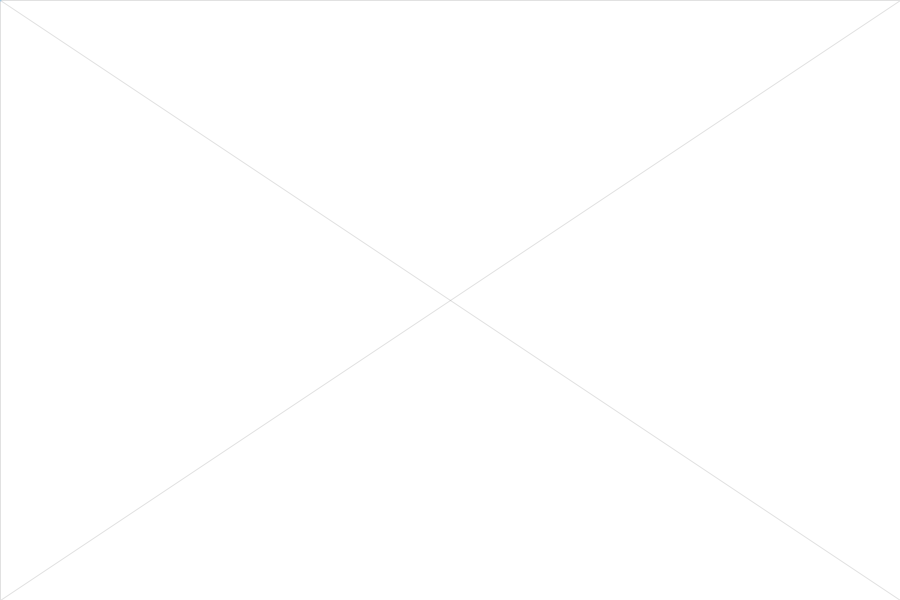
Frame 1 (no input)
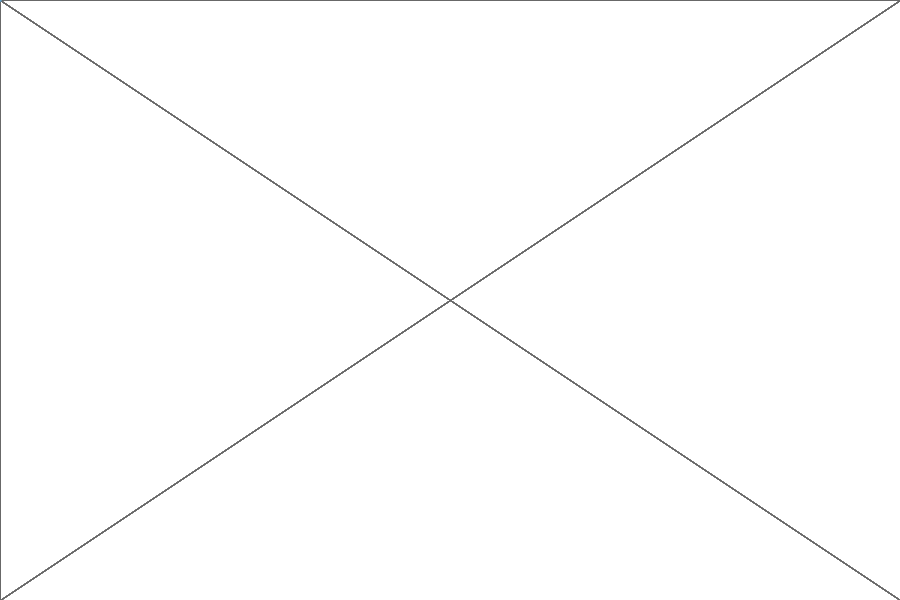
Frame 60 (the mouse pressed at the canvas centre just before this capture)
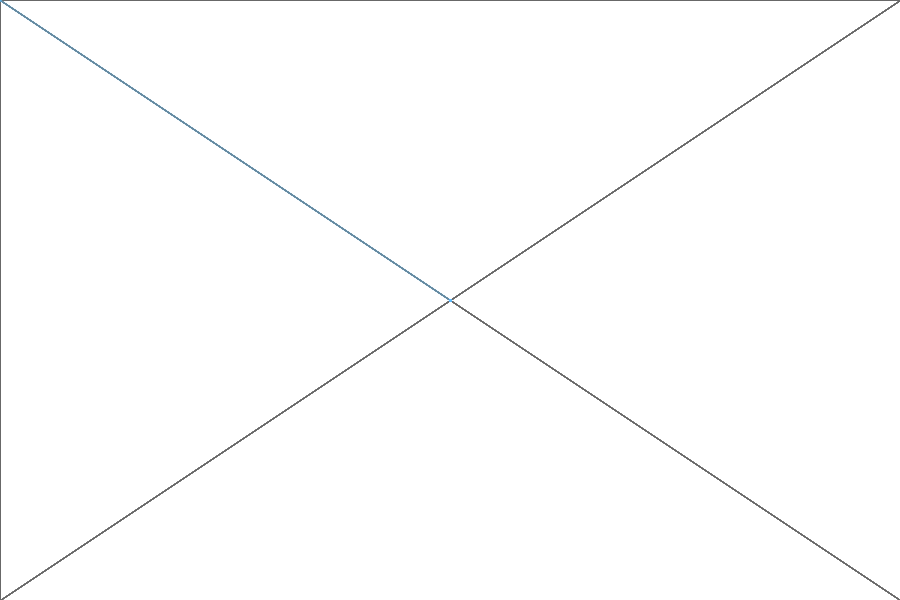
Frame 120 (the mouse held since frame 60 and released just before this capture)

The Processing sketch that drew these frames (run headless with seeded random() and noise(); from frame 60 on, the mouse is pressed at the canvas centre):

// Processing sketch: sketch_mission2
// ── sketch_mission2.pde
//background color
color c1 = color(255, 255, 255);

//geometry stroke color
color c2 = color(100, 100, 100);

//mouse press fill color
color c3 = color(255, 255, 255);

//connector stroke color
color c4 = color(90, 190, 255);

//background
void setup() {
  size (900, 600);
  background (c1);
}

//two point triangle drawing

void draw() {
  noFill();
  stroke(c2, 50);
  strokeWeight(1);
  //noStroke();
  //fill(c2,10);
  
    //mouse press state triangle fill
  if (mousePressed== true) {
    noStroke();
    fill(c3, 10);
  }

  //triangle lines
  triangle(0, 0, mouseX, mouseY, 900, 600);
  triangle(900, 0, mouseX, mouseY, 0, 600);

  //connector line
  stroke(c4, 100);
  strokeWeight(2);
  line(mouseX, mouseY, pmouseX, pmouseY);


}

//clear canvas
void keyPressed() {
  background(c1);
}
